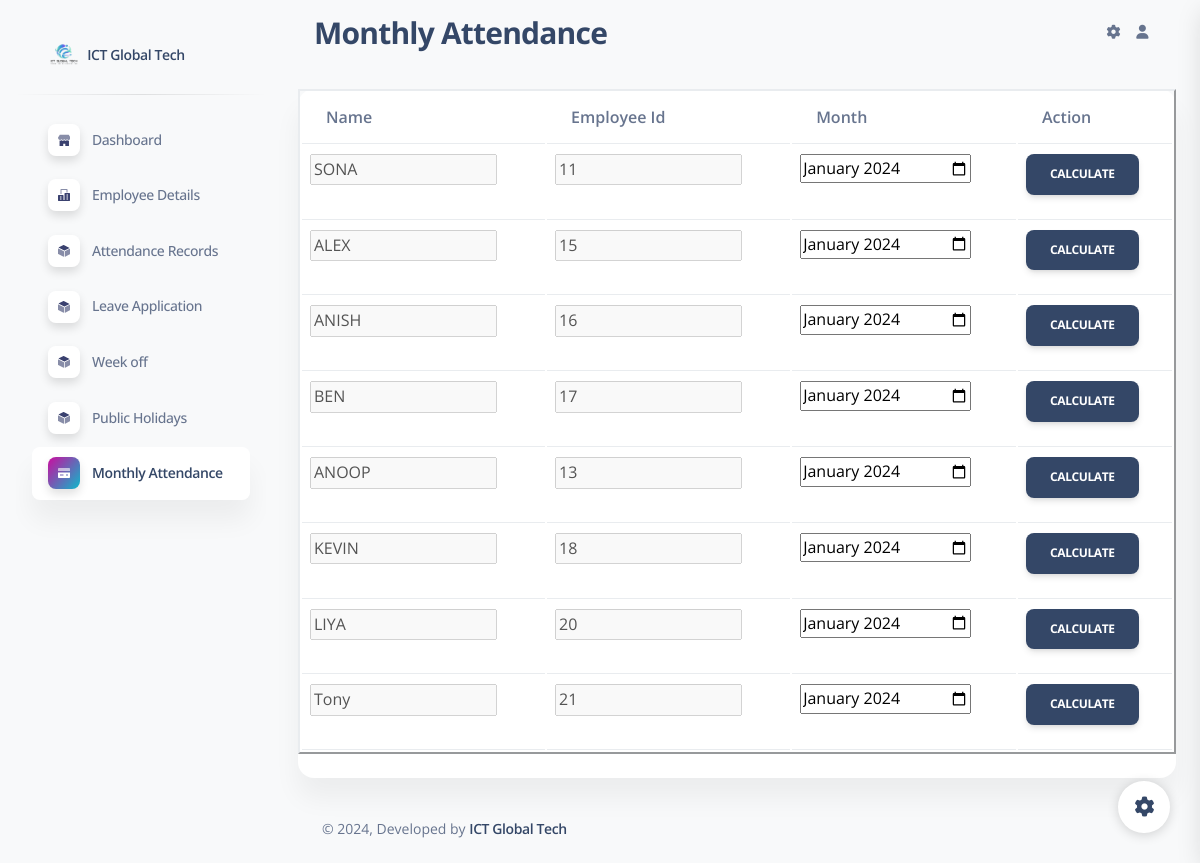
Page /monthlyattendance/ on the earlier database version.
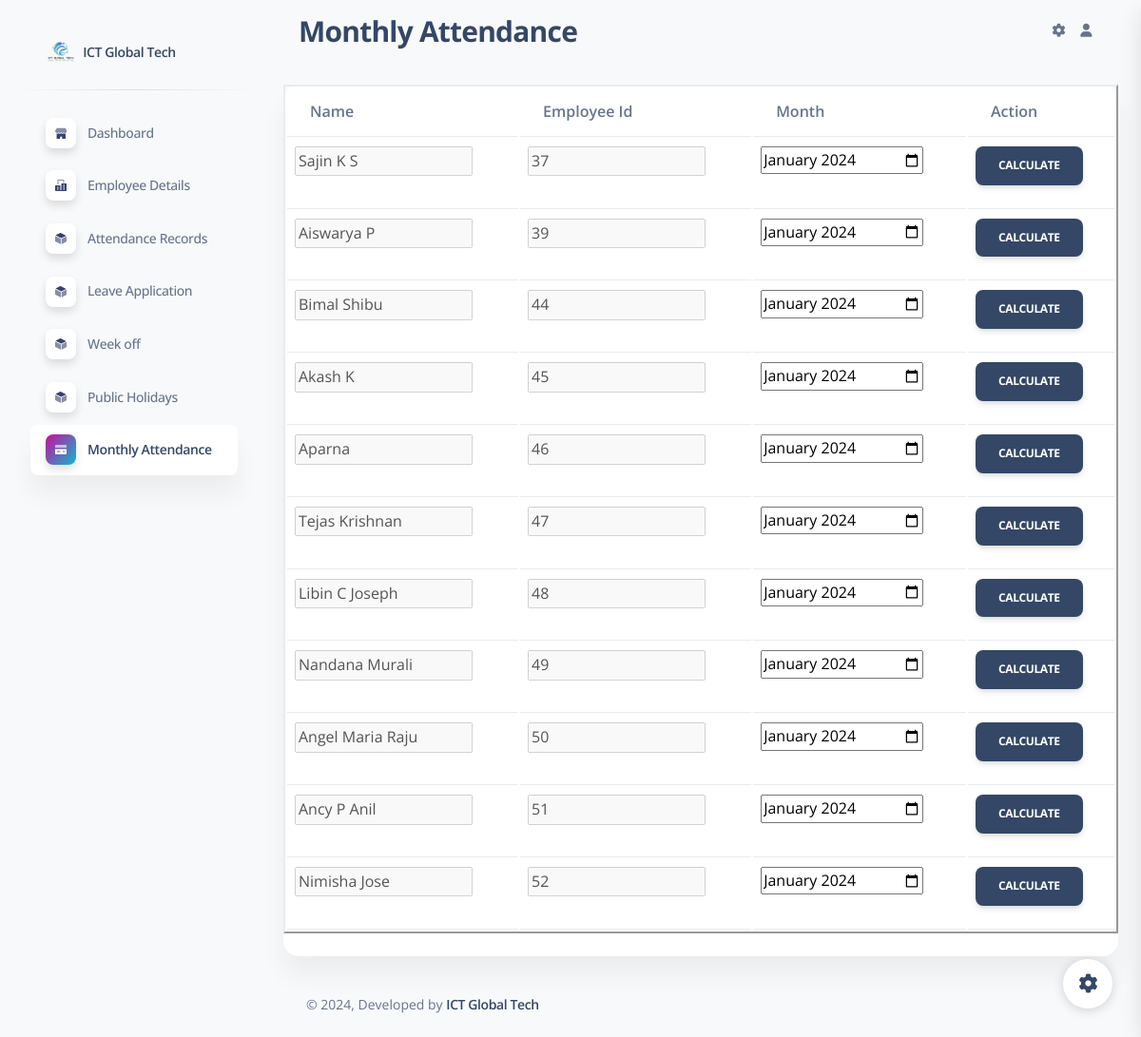
Same page on the later database version.
### attendance_app/models.py (models this page shows)
class regmodel(models.Model):
    name=models.CharField(max_length=30)
    employeeid=models.CharField(max_length=30)
    designation=models.CharField(max_length=30)
    email=models.EmailField()
    bloodgroup=models.CharField(max_length=10)
    phonenumber=models.IntegerField()
    dateofbirth=models.CharField(max_length=30)
    joiningdate=models.CharField(max_length=30)
    image=models.FileField(upload_to='attendance_app/static')
    accountnumber=models.IntegerField()
    bankname=models.CharField(max_length=100)
    branch=models.CharField(max_length=30)
    ifsccode=models.IntegerField()
    salary=models.IntegerField()
    password=models.CharField(max_length=10)
    status = models.CharField(max_length=20, default='Active')
    logintime = models.CharField(max_length=20)
    address = models.CharField(max_length=1000)

### attendance_app/views.py (the view)
# urls.py: path('monthlyattendance/',views.monthlyattendance),
def monthlyattendance(request):
    active_employees = regmodel.objects.filter(status='Active')
    return render(request, 'monthlyattendance.html', {'a': active_employees})

### attendance_app/templates/monthlyattendance.html (shortened to what this page needs)
<!DOCTYPE html>
<html lang="en">
<head>
  <link href=" /static/assets/css/nucleo-icons.css" rel="stylesheet" />
  <link href=" /static/assets/css/nucleo-svg.css" rel="stylesheet" />
  <link href=" /static/assets/css/nucleo-svg.css" rel="stylesheet" />
  <link id="pagestyle" href=" /static/assets/css/soft-ui-dashboard.css?v=1.0.7" rel="stylesheet" />
</head>
<body class="g-sidenav-show  bg-gray-100">
  <aside class="sidenav navbar navbar-vertical navbar-expand-xs border-0 border-radius-xl my-3 fixed-start ms-3 " id="sidenav-main">
    <div class="sidenav-header">
      <a class="navbar-brand m-0" href=" https://demos.creative-tim.com/soft-ui-dashboard/pages/dashboard.html " target="_blank">
        <img src="  /static/assets/img/ictlogotext.png " class="navbar-brand-img h-100" alt="main_logo">
        <span class="ms-1 font-weight-bold">ICT Global Tech</span>
      </a>
    </div>
    <hr class="horizontal dark mt-0">
    <div class="collapse navbar-collapse  w-auto " id="sidenav-collapse-main">
      <ul class="navbar-nav">
        <li class="nav-item">
          <a class="nav-link " href="/admindashboard/">
            <div class="icon icon-shape icon-sm shadow border-radius-md bg-white text-center me-2 d-flex align-items-center justify-content-center">
            </div>
            <span class="nav-link-text ms-1">Dashboard</span>
          </a>
        </li>
        <li class="nav-item">
          <a class="nav-link  " href="/employeedetails/">
            <div class="icon icon-shape icon-sm shadow border-radius-md bg-white text-center me-2 d-flex align-items-center justify-content-center">
            </div>
            <span class="nav-link-text ms-1">Employee Details</span>
          </a>
        </li>
        <li class="nav-item">
          <a class="nav-link  " href="/display_attendance/">
            <div class="icon icon-shape icon-sm shadow border-radius-md bg-white text-center me-2 d-flex align-items-center justify-content-center">
            </div>
            <span class="nav-link-text ms-1">Attendance Records</span>
          </a>
        </li>
        <li class="nav-item">
          <a class="nav-link  " href="/leavedisplay/">
            <div class="icon icon-shape icon-sm shadow border-radius-md bg-white text-center me-2 d-flex align-items-center justify-content-center">
            </div>
            <span class="nav-link-text ms-1">Leave Application</span>
          </a>
        </li>
        <li class="nav-item">
          <a class="nav-link  " href="/weekoff/">
            <div class="icon icon-shape icon-sm shadow border-radius-md bg-white text-center me-2 d-flex align-items-center justify-content-center">
            </div>
            <span class="nav-link-text ms-1">Week off</span>
          </a>
        </li>
        <li class="nav-item">
          <a class="nav-link  " href="/publicholidays/">
            <div class="icon icon-shape icon-sm shadow border-radius-md bg-white text-center me-2 d-flex align-items-center justify-content-center">
            </div>
            <span class="nav-link-text ms-1">Public Holidays</span>
          </a>
        </li>
        <li class="nav-item">
          <a class="nav-link active" href="/monthlyattendance/">
            <div class="icon icon-shape icon-sm shadow border-radius-md bg-white text-center me-2 d-flex align-items-center justify-content-center">
            </div>
            <span class="nav-link-text ms-1">Monthly Attendance</span>
          </a>
        </li>
  </aside>
  <main class="main-content position-relative max-height-vh-100 h-100 border-radius-lg ">
    <nav class="navbar navbar-main navbar-expand-lg px-0 mx-4 shadow-none border-radius-xl" id="navbarBlur" navbar-scroll="true">
      <div class="container-fluid py-1 px-3">
        <nav aria-label="breadcrumb">
          <h3 class="font-weight-bolder mb-0">Monthly Attendance</h3>
        </nav>
        <div class="collapse navbar-collapse mt-sm-0 mt-2 me-md-0 me-sm-4" id="navbar">
          <ul class="navbar-nav  justify-content-end">
            <li class="nav-item px-3 d-flex align-items-center">
              <a href="javascript:;" class="nav-link text-body p-0">
                <i class="fa fa-cog fixed-plugin-button-nav cursor-pointer"></i>
              </a>
            </li>
            <li class="nav-item dropdown pe-2 d-flex align-items-center">
              <a href="javascript:;" class="nav-link text-body p-0" id="dropdownMenuButton" data-bs-toggle="dropdown" aria-expanded="false">
                <i class="fa fa-user me-sm-1"></i>
              </a>
            </li>
          </ul>
        </div>
      </div>
    </nav>
    <div class="container-fluid py-4">
      <div class="row">
        <div class="col-12">
          <div class="card mb-4">
            <div class="card-body px-0 pt-0 pb-2">
              <div class="table-responsive p-0">
                <form class="form-header"  method="POST">{% csrf_token %}
              <div class="row">
                  <div class="table-responsive table-responsive-data2 col-12">
                      <table class="table table-data2" border="2">
                          <thead>
                          <tr>
                              <th>Name</th>
                              <th>Employee id</th>
                              <th>Month</th>
                              <th>Action</th>
                          </tr>
                          </thead>
                          <tbody>
{% for i in a %}
<tr>
  <td><input type="text" name="name_{{ i.id }}" value="{{ i.name }}" disabled></td>
  <td><input type="number" name="employeeid_{{ i.id }}" value="{{ i.employeeid }}" disabled></td>
  <td><input type="month" id="start_{{ i.id }}" name="start_{{ i.id }}" min="2018-03" value="2024-01"/></td>
  <td><button type="button" onclick="calculateAttendance('{{ i.employeeid }}', '{{ i.id }}')" class="btn btn-dark">Calculate</button></td>
</tr>
{% endfor %}
                          </tbody>
                      </table>
                  </div>
                  </div>
              </form>
              </div>
            </div>
          </div>
        </div>
      </div>
      <footer class="footer pt-3  ">
        <div class="container-fluid">
          <div class="row align-items-center justify-content-lg-between">
            <div class="col-lg-6 mb-lg-0 mb-4">
              <div class="copyright text-center text-sm text-muted text-lg-start">
                © ,
                Developed by
                <a href="https://ictglobaltech.com" class="font-weight-bold" target="_blank">ICT Global Tech</a>
              </div>
            </div>
          </div>
        </div>
      </footer>
    </div>
  </main>
  <div class="fixed-plugin">
    <a class="fixed-plugin-button text-dark position-fixed px-3 py-2">
      <i class="fa fa-cog py-2"> </i>
    </a>
  </div>
</body>
</html>

### attendance_app/static/assets/css/nucleo-svg.css (style rules this page uses)
.icon { display: inline-block; color: #111111; height: 1em; width: 1em; }
.icon-sm { height: 0.8em; width: 0.8em; }
.icon { fill: currentColor; stroke: none; }

### attendance_app/templates/monthlyattendance.html (style rules this page uses)
.table-responsive-data2 { overflow-x: auto; }

Differences in the rows shown:
removed regmodel: name "SONA", employeeid "11"
removed regmodel: name "ALEX", employeeid "15"
removed regmodel: name "ANISH", employeeid "16"
removed regmodel: name "BEN", employeeid "17"
removed regmodel: name "ANOOP", employeeid "13"
removed regmodel: name "KEVIN", employeeid "18"
removed regmodel: name "LIYA", employeeid "20"
removed regmodel: name "Tony", employeeid "21", id "2024-01"
added regmodel: name "Sajin K S", employeeid "37"
added regmodel: name "Aiswarya P", employeeid "39"
added regmodel: name "Bimal Shibu", employeeid "44", id "2024-01"
added regmodel: name "Akash K", employeeid "45"
added regmodel: name "Aparna", employeeid "46"
added regmodel: name "Tejas Krishnan", employeeid "47"
added regmodel: name "Libin C Joseph", employeeid "48"
added regmodel: name "Nandana Murali", employeeid "49"
added regmodel: name "Angel Maria Raju", employeeid "50"
added regmodel: name "Ancy P Anil", employeeid "51"
added regmodel: name "Nimisha Jose", employeeid "52"
